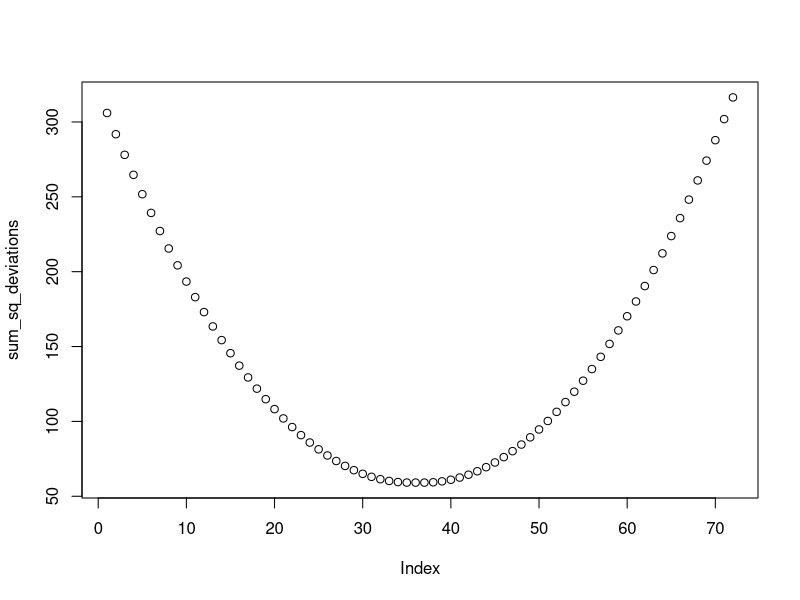

Recreate this plot in R.
## ---- chunk 1
knitr::opts_chunk$set(echo = TRUE)
## ---- chunk 2

scores <- c(1,5,4,3,4,3,4,5,6,7,8,7,6,5,4,5,4,3,2,3,4)

#numbers_to_test <- c(1,2,3,4,mean(scores),5,6,7,8)
numbers_to_test <- c(seq(1,mean(scores),.1), mean(scores), seq(mean(scores),8,.1))

sum_sq_deviations <-c() # create an empty vector to store sums
for(i in 1:length(numbers_to_test)) {
  sum_sq_deviations[i] <- sum((scores-numbers_to_test[i])^2)
}

#sum_sq_deviations
plot(sum_sq_deviations)

